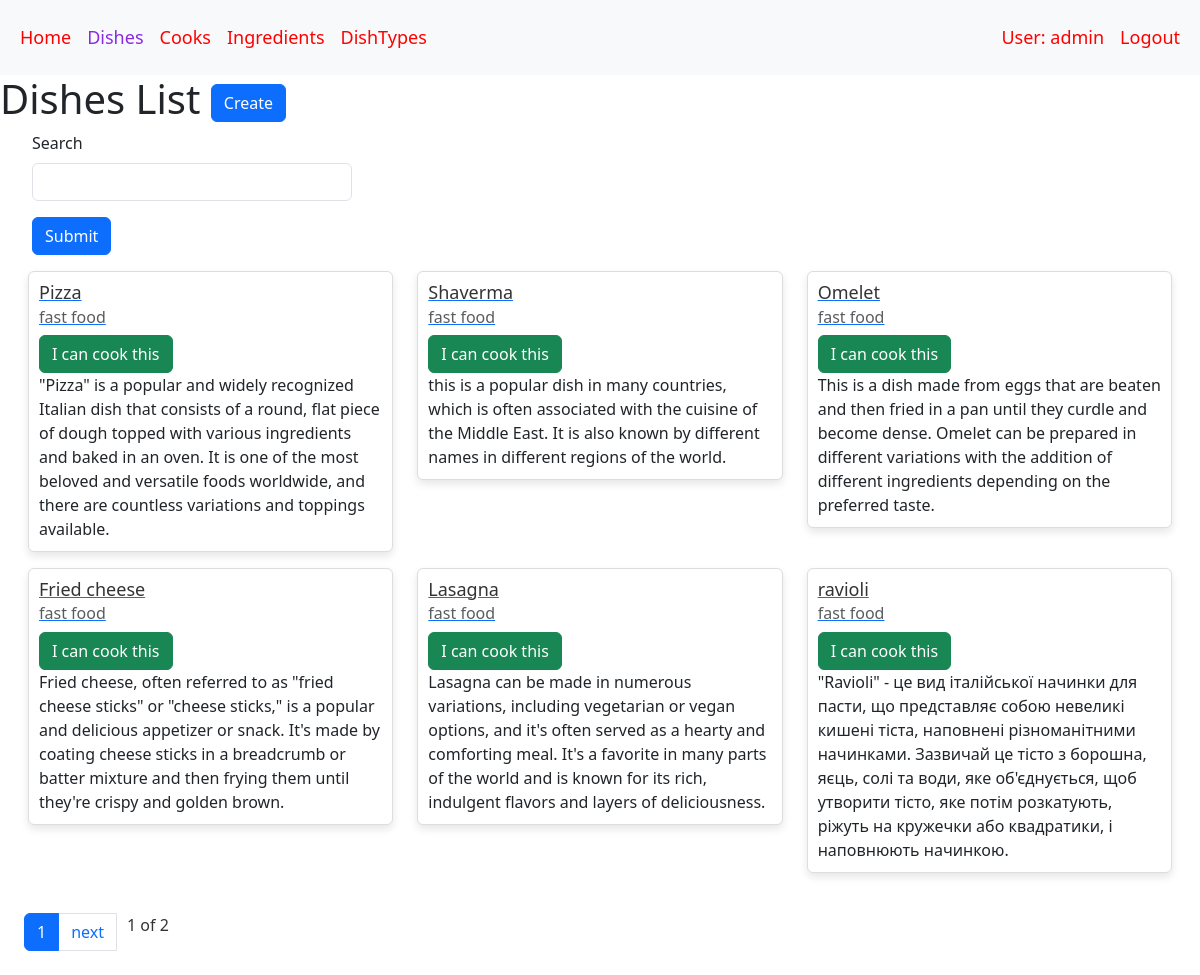
Page /dishes/ (signed in) on the committed database.
### restaurant/models.py (models this page shows, shortened)
class Cook(AbstractUser):
    years_of_experience = models.IntegerField(default=0)
    class Meta:
        verbose_name = "cook"
        verbose_name_plural = "cooks"

class Dish(models.Model):
    name = models.CharField(max_length=255)
    description = models.TextField()
    price = models.DecimalField(max_digits=8, decimal_places=2)
    dish_type = models.ForeignKey(DishTypes, on_delete=models.CASCADE, related_name="dishes")
    ingredients = models.ManyToManyField(Ingredient, related_name="dishes")
    cooks = models.ManyToManyField(Cook, related_name="dishes", blank=True)

class DishTypes(models.Model):
    name = models.CharField(max_length=255, unique=True)
    class Meta:
        ordering = ["name"]
    def __str__(self):
        return f"{self.name}"

### restaurant/views.py (the view)
class DishListView(LoginRequiredMixin, generic.ListView):
    model = Dish
    context_object_name = "dish_list"
    paginate_by = 6
    def get_context_data(self, *, object_list=None, **kwargs):
        context = super(DishListView, self).get_context_data(**kwargs)
        search = self.request.GET.get("search", "")
        context["search_form"] = SearchForm(initial={"search": search})
        return context
    def get_queryset(self):
        queryset = Dish.objects.all()
        form = SearchForm(self.request.GET)
        if form.is_valid():
            return queryset.filter(
                name__icontains=form.cleaned_data["search"]
            )
        return queryset

### restaurant/forms.py
class SearchForm(forms.Form):
    search = forms.CharField(max_length=255, required=False)

### restaurant/templatetags/query_transform.py (called while the page is built)
@register.simple_tag
def query_transform(request, **kwargs):
    updated = request.GET.copy()
    for key, value in kwargs.items():
        if value is not None:
            updated[key] = value
        else:
            updated.pop(key, 0)
    return updated. urlencode()

### templates/restaurant/dish_list.html
{% extends "base.html" %}
{% load crispy_forms_filters %}
{% block content %}
  <h1>
    Dishes List
    <a href="{% url 'restaurant:dish-create' %}" class="btn btn-primary link-to-page">
      Create
    </a>
  </h1>
  <form action="" method="get" class="search-form">
    {{ search_form|crispy }}
    <input type="submit" class="btn btn-primary">
  </form>
  <div class="row">
    {% if dish_list %}
      {% for dish in dish_list %}
        <div class="col-md-4">
          <a href="{% url 'restaurant:dish-detail' pk=dish.id %}">
            <div class="card mb-3">
              <div class="card-body">
                <div>
                <h5 class="card-title">{{ dish.name }}</h5>
                <h6 class="card-subtitle mb-2 text-muted">{{ dish.dish_type }}</h6>
                  {% if dish in user.dishes.all %}
                    <a href="{% url 'restaurant:toggle-dish-assign' pk=dish.id %}?next={{ request.get_full_path }}" class="btn btn-success link-to-page">
                      I can cook this
                    </a>
                  {% else %}
                    <a href="{% url 'restaurant:toggle-dish-assign' pk=dish.id %}?next={{ request.get_full_path }}" class="btn btn-danger link-to-page">
                      I can`t cook this
                    </a>
                  {% endif %}
                </div>
                <p class="card-text">{{ dish.description }}</p>
              </div>
            </div>
          </a>
        </div>
      {% endfor %}
    {% else %}
      <p>There are no dishes in the service.</p>
    {% endif %}
  </div>
{% endblock %}

### templates/base.html (shortened to what this page needs)
<!DOCTYPE html>
<html lang="en">
<head>
  {% load static %}
  <link href="https://cdn.jsdelivr.net/npm/bootstrap@5.3.2/dist/css/bootstrap.min.css" rel="stylesheet">
  <link href="https://unpkg.com/soft-ui-design-system@1.0.4/assets/css/soft-design-system.min.css" rel="stylesheet">
  <link rel="stylesheet" href="{% static 'css/styles.css' %}">
</head>
<body class="index-page bg-gray-200">
  {% block header %}
    {% include "includes/header.html" %}
  {% endblock %}
  {% block content %}
  {% endblock %}
  {% block pagination %}
      {% include "includes/pagination.html" %}
  {% endblock %}
</body>
</html>

### templates/includes/header.html (shortened to what this page needs)
  <header>
    <nav class="navbar navbar-expand-lg bg-body-tertiary navbar-dark bg-gradient-dark z-index-3 py-3">
      <div class="container-fluid">
        <div class="collapse navbar-collapse" id="navbarSupportedContent">
          <ul class="navbar-nav me-auto mb-2 mb-lg-0">
            <li class="nav-item">
              <a class="nav-link{% if request.resolver_match.url_name == 'index' %} active{% endif %}"
              href="{% url 'restaurant:index' %}">Home</a>
            </li>
            <li class="nav-item">
              <a class="nav-link{% if request.resolver_match.url_name == 'dish-list' %} active{% endif %}"
              href="{% url 'restaurant:dish-list' %}">Dishes</a>
            </li>
            <li class="nav-item">
              <a class="nav-link{% if request.resolver_match.url_name == 'cook-list' %} active{% endif %}"
              href="{% url 'restaurant:cook-list' %}">Cooks</a>
            </li>
            <li class="nav-item">
              <a class="nav-link{% if request.resolver_match.url_name == 'ingredient-list' %} active{% endif %}"
              href="{% url 'restaurant:ingredient-list' %}">Ingredients</a>
            </li>
            <li class="nav-item">
              <a class="nav-link{% if request.resolver_match.url_name == 'dish-types-list' %} active{% endif %}"
              href="{% url 'restaurant:dish-types-list' %}">DishTypes</a>
            </li>
              </ul>
          <ul class="navbar-nav mb-2 mb-lg-0">
            {% if user.is_authenticated %}
                <li class="nav-item">
                  <a class="nav-link{% if request.resolver_match.url_name == 'cook-detail' %} active{% endif %}"
                  href="{% url 'restaurant:cook-detail' pk=user.id %}">User: {{ user.get_username }}</a></li>
                <li class="nav-item">
                  <a class="nav-link"
                  href="{% url 'logout' %}">Logout</a></li>
            {% endif %}
          </ul>
        </div>
      </div>
    </nav>
  </header>

### templates/includes/pagination.html (shortened to what this page needs)
{% if is_paginated %}
{% load query_transform %}
  <ul class="pagination pagination-primary m-4">
    <li class="page-item active">
        <a class="page-link">{{ page_obj.number }}</a>
      </li>
    {% if page_obj.has_next %}
      <li class="page-item">
        <a href="?{% query_transform request page=page_obj.next_page_number %}" class="page-link">next</a>
      </li>
    {% endif %}
    <p class="pagination-info">{{ page_obj.number }} of {{ paginator.num_pages }}</p>
  </ul>
{% endif %}

### static/css/styles.css (style rules this page uses)
body { margin: 0; padding: 0; }
.active { color: blueviolet !important; }
.search-form { max-width: 20rem; margin-left: 2rem; }
.row { margin: 1rem; }
.navbar { font-size: 18px; background-color: red; }
.nav-link { color: red; }
.pagination p { display: inline-block; margin: 0 10px; font-size: 16px; color: #333; }
.card { border: 1px solid #ddd; box-shadow: 0 4px 8px rgba(0, 0, 0, 0.1); transition: transform 0.3s ease-in-out; }
.card-body { padding: 20px; }
.card-title { color: #333; }
.pagination-info { font-size: 14px; color: #981717; text-align: center; }
.card-body { padding: 10px; }
.card-title { font-size: 18px; color: #333; }

### rows in the picture
Cook: get_username "admin"
Dish: name "Pizza", dish_type "fast food", description "\"Pizza\" is a popular and widely recognized Italian dish that consists of a round, flat piece of dough topped with various ingredients and baked in an oven. It is one of the most beloved and versatile foods worldwide, and there are countless variations and toppings available."
Dish: name "Shaverma", dish_type "fast food", description "this is a popular dish in many countries, which is often associated with the cuisine of the Middle East. It is also known by different names in different regions of the world."
Dish: name "Omelet", dish_type "fast food", description "This is a dish made from eggs that are beaten and then fried in a pan until they curdle and become dense. Omelet can be prepared in different variations with the addition of different ingredients depending on the preferred taste."
Dish: name "Fried cheese", dish_type "fast food", description "Fried cheese, often referred to as \"fried cheese sticks\" or \"cheese sticks,\" is a popular and delicious appetizer or snack. It's made by coating cheese sticks in a breadcrumb or batter mixture and then frying them until they're crispy and golden brown."
Dish: name "Lasagna", dish_type "fast food", description "Lasagna can be made in numerous variations, including vegetarian or vegan options, and it's often served as a hearty and comforting meal. It's a favorite in many parts of the world and is known for its rich, indulgent flavors and layers of deliciousness."
Dish: name "ravioli", dish_type "fast food", description "\"Ravioli\" - це вид італійської начинки для пасти, що представляє собою невеликі кишені тіста, наповнені різноманітними начинками. Зазвичай це тісто з борошна, яєць, солі та води, яке об'єднується, щоб утворити тісто, яке потім розкатують, ріжуть на кружечки або квадратики, і наповнюють начинкою."

### other values in the picture
{{ page_obj.number }} "1"
{{ paginator.num_pages }} "2"
